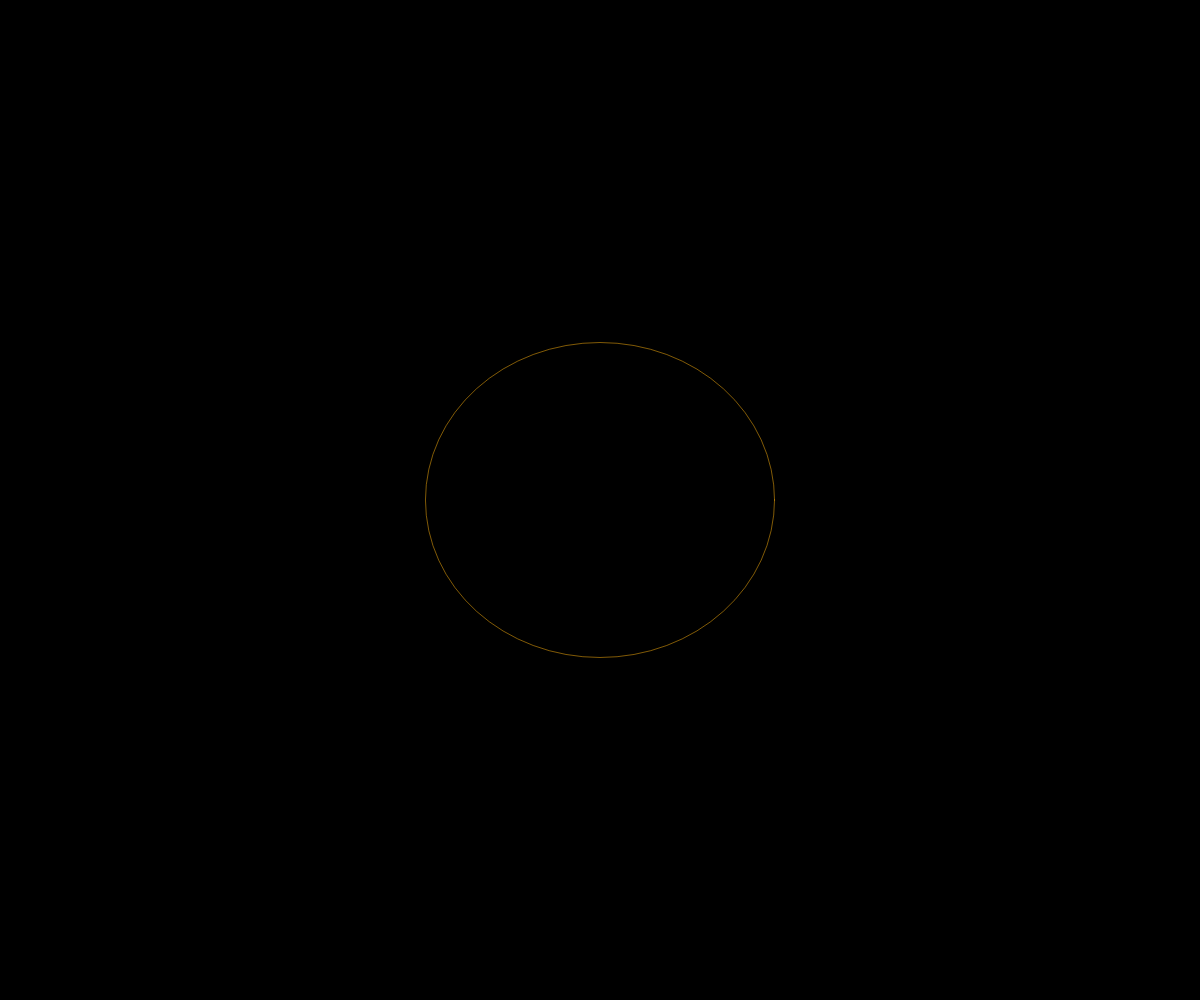
Frame 1 (no input)
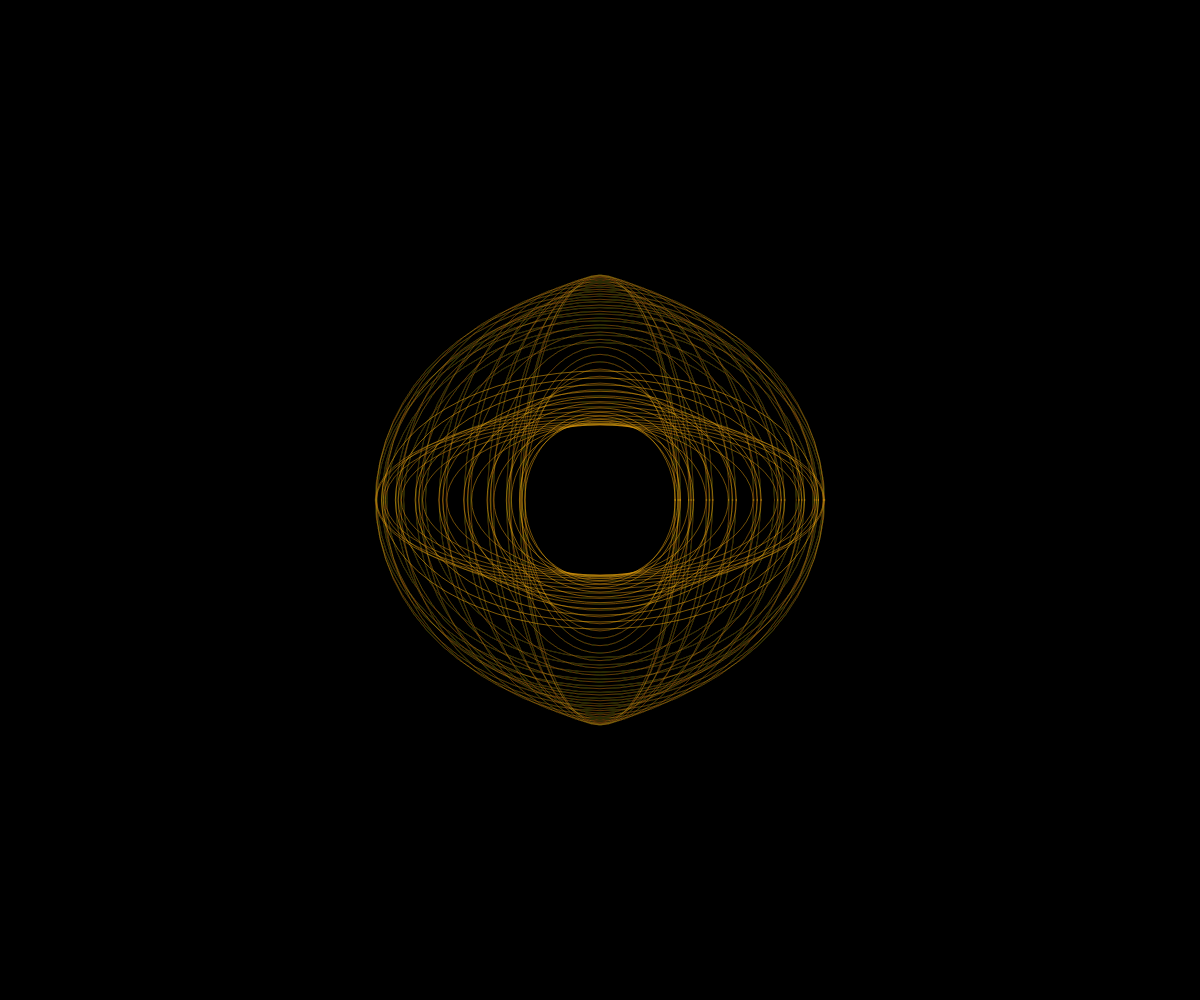
Frame 60 (no input)
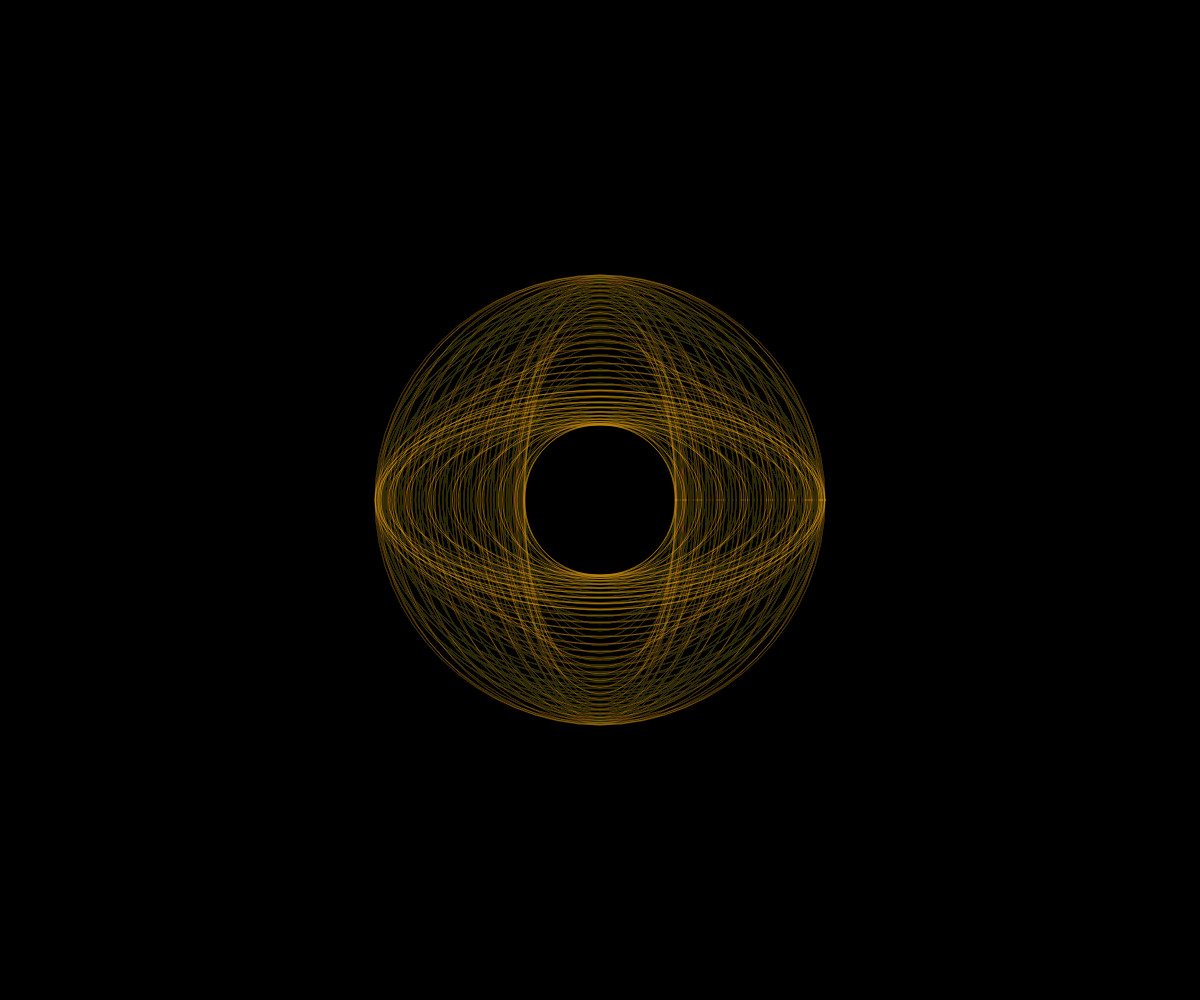
Frame 120 (the mouse pressed at the canvas centre since frame 60)

The p5.js sketch that drew these frames (run headless with seeded random() and noise() and a simulated clock; from frame 60 on, the mouse is pressed at the canvas centre):

// p5.js sketch
// ── sketch.js
a=0; 
diametro=300


function setup() {
  
  createCanvas(windowWidth, windowHeight);
  colorMode(RGB);
  background(0);


}

function draw() {
  
  background("rgba(0,0,0,0.01)"); 
  a++;
  fill("rgba(0, 0, 0, 0)");
  stroke("rgba(255, 179, 15, 0.5)");
  ellipse(windowWidth/2,windowHeight/2, diametro+(sin(a/3)*150),diametro+(sin(a/10)*150));

} 
